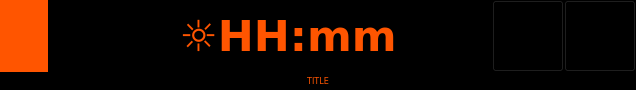
<?xml version="1.0" encoding="UTF-8"?>
<ui version="4.0">
 <class>HeaderPanel</class>
 <widget class="QWidget" name="HeaderPanel">
  <property name="geometry">
   <rect>
    <x>0</x>
    <y>0</y>
    <width>636</width>
    <height>90</height>
   </rect>
  </property>
  <property name="sizePolicy">
   <sizepolicy hsizetype="MinimumExpanding" vsizetype="MinimumExpanding">
    <horstretch>0</horstretch>
    <verstretch>0</verstretch>
   </sizepolicy>
  </property>
  <property name="windowTitle">
   <string>Form</string>
  </property>
  <property name="styleSheet">
   <string notr="true">background-color: rgb(0, 0, 0);</string>
  </property>
  <layout class="QVBoxLayout" name="verticalLayout">
   <property name="spacing">
    <number>0</number>
   </property>
   <property name="margin">
    <number>0</number>
   </property>
   <item>
    <layout class="QHBoxLayout" name="horizontalLayout">
     <property name="spacing">
      <number>0</number>
     </property>
     <item>
      <widget class="HeaderLeds" name="header_leds" native="true">
       <property name="sizePolicy">
        <sizepolicy hsizetype="MinimumExpanding" vsizetype="MinimumExpanding">
         <horstretch>0</horstretch>
         <verstretch>0</verstretch>
        </sizepolicy>
       </property>
       <property name="minimumSize">
        <size>
         <width>48</width>
         <height>72</height>
        </size>
       </property>
       <property name="styleSheet">
        <string notr="true">background-color: rgb(255, 85, 0);</string>
       </property>
      </widget>
     </item>
     <item>
      <widget class="QPushButton" name="pushButton_trend">
       <property name="sizePolicy">
        <sizepolicy hsizetype="MinimumExpanding" vsizetype="MinimumExpanding">
         <horstretch>0</horstretch>
         <verstretch>0</verstretch>
        </sizepolicy>
       </property>
       <property name="minimumSize">
        <size>
         <width>72</width>
         <height>72</height>
        </size>
       </property>
       <property name="maximumSize">
        <size>
         <width>72</width>
         <height>72</height>
        </size>
       </property>
       <property name="font">
        <font>
         <family>DejaVu Sans</family>
         <pointsize>36</pointsize>
        </font>
       </property>
       <property name="focusPolicy">
        <enum>Qt::NoFocus</enum>
       </property>
       <property name="icon">
        <iconset resource="systemicons.qrc">
         <normaloff>:/systemicons/Stock_graph.png</normaloff>:/systemicons/Stock_graph.png</iconset>
       </property>
       <property name="iconSize">
        <size>
         <width>48</width>
         <height>48</height>
        </size>
       </property>
       <property name="flat">
        <bool>true</bool>
       </property>
      </widget>
     </item>
     <item>
      <spacer name="horizontalSpacer_L">
       <property name="orientation">
        <enum>Qt::Horizontal</enum>
       </property>
       <property name="sizeType">
        <enum>QSizePolicy::Maximum</enum>
       </property>
       <property name="sizeHint" stdset="0">
        <size>
         <width>72</width>
         <height>20</height>
        </size>
       </property>
      </spacer>
     </item>
     <item>
      <widget class="QPushButton" name="pushButton_time">
       <property name="sizePolicy">
        <sizepolicy hsizetype="MinimumExpanding" vsizetype="MinimumExpanding">
         <horstretch>0</horstretch>
         <verstretch>0</verstretch>
        </sizepolicy>
       </property>
       <property name="minimumSize">
        <size>
         <width>216</width>
         <height>72</height>
        </size>
       </property>
       <property name="maximumSize">
        <size>
         <width>16777215</width>
         <height>72</height>
        </size>
       </property>
       <property name="font">
        <font>
         <family>DejaVu Sans</family>
         <pointsize>32</pointsize>
         <weight>75</weight>
         <bold>true</bold>
        </font>
       </property>
       <property name="focusPolicy">
        <enum>Qt::NoFocus</enum>
       </property>
       <property name="styleSheet">
        <string notr="true">background-color: rgb(0, 0, 0);
color: rgb(255, 85, 0);</string>
       </property>
       <property name="text">
        <string>☼HH:mm</string>
       </property>
       <property name="flat">
        <bool>true</bool>
       </property>
      </widget>
     </item>
     <item>
      <spacer name="horizontalSpacer_M">
       <property name="orientation">
        <enum>Qt::Horizontal</enum>
       </property>
       <property name="sizeType">
        <enum>QSizePolicy::Maximum</enum>
       </property>
       <property name="sizeHint" stdset="0">
        <size>
         <width>36</width>
         <height>20</height>
        </size>
       </property>
      </spacer>
     </item>
     <item>
      <widget class="QLabel" name="label_icon">
       <property name="sizePolicy">
        <sizepolicy hsizetype="MinimumExpanding" vsizetype="MinimumExpanding">
         <horstretch>0</horstretch>
         <verstretch>0</verstretch>
        </sizepolicy>
       </property>
       <property name="minimumSize">
        <size>
         <width>48</width>
         <height>48</height>
        </size>
       </property>
       <property name="maximumSize">
        <size>
         <width>48</width>
         <height>48</height>
        </size>
       </property>
       <property name="font">
        <font>
         <family>DejaVu Sans</family>
        </font>
       </property>
       <property name="text">
        <string/>
       </property>
       <property name="pixmap">
        <pixmap resource="resources.qrc">:/icons/icons/nymea.png</pixmap>
       </property>
       <property name="scaledContents">
        <bool>true</bool>
       </property>
       <property name="alignment">
        <set>Qt::AlignCenter</set>
       </property>
      </widget>
     </item>
     <item>
      <spacer name="horizontalSpacer_R">
       <property name="orientation">
        <enum>Qt::Horizontal</enum>
       </property>
       <property name="sizeType">
        <enum>QSizePolicy::Maximum</enum>
       </property>
       <property name="sizeHint" stdset="0">
        <size>
         <width>36</width>
         <height>20</height>
        </size>
       </property>
      </spacer>
     </item>
     <item>
      <widget class="ATCMbutton" name="atcmButton_back">
       <property name="sizePolicy">
        <sizepolicy hsizetype="MinimumExpanding" vsizetype="MinimumExpanding">
         <horstretch>0</horstretch>
         <verstretch>0</verstretch>
        </sizepolicy>
       </property>
       <property name="minimumSize">
        <size>
         <width>72</width>
         <height>72</height>
        </size>
       </property>
       <property name="maximumSize">
        <size>
         <width>72</width>
         <height>72</height>
        </size>
       </property>
       <property name="font">
        <font>
         <family>DejaVu Sans</family>
         <pointsize>36</pointsize>
        </font>
       </property>
       <property name="iconSize">
        <size>
         <width>48</width>
         <height>48</height>
        </size>
       </property>
       <property name="toolTip">
        <string/>
       </property>
       <property name="whatsThis">
        <string>ATCMbutton widget</string>
       </property>
       <property name="pageName">
        <string notr="true">BACK</string>
       </property>
       <property name="statusvar">
        <string notr="true"/>
       </property>
       <property name="viewStatus">
        <bool>false</bool>
       </property>
       <property name="visibilityVar">
        <string notr="true"/>
       </property>
       <property name="bgColor">
        <color>
         <red>0</red>
         <green>0</green>
         <blue>0</blue>
        </color>
       </property>
       <property name="fontColor">
        <color>
         <red>255</red>
         <green>85</green>
         <blue>0</blue>
        </color>
       </property>
       <property name="text">
        <string>↶</string>
       </property>
       <property name="pressText">
        <string>↶</string>
       </property>
       <property name="borderWidth">
        <number>0</number>
       </property>
       <property name="borderRadius">
        <number>0</number>
       </property>
      </widget>
     </item>
     <item>
      <widget class="ATCMbutton" name="atcmButton_home">
       <property name="sizePolicy">
        <sizepolicy hsizetype="MinimumExpanding" vsizetype="MinimumExpanding">
         <horstretch>0</horstretch>
         <verstretch>0</verstretch>
        </sizepolicy>
       </property>
       <property name="minimumSize">
        <size>
         <width>72</width>
         <height>72</height>
        </size>
       </property>
       <property name="maximumSize">
        <size>
         <width>72</width>
         <height>16777215</height>
        </size>
       </property>
       <property name="font">
        <font>
         <family>DejaVu Sans</family>
         <pointsize>36</pointsize>
         <weight>50</weight>
         <bold>false</bold>
        </font>
       </property>
       <property name="toolTip">
        <string/>
       </property>
       <property name="whatsThis">
        <string>ATCMbutton widget</string>
       </property>
       <property name="pageName">
        <string>HOME</string>
       </property>
       <property name="statusvar">
        <string notr="true"/>
       </property>
       <property name="viewStatus">
        <bool>false</bool>
       </property>
       <property name="visibilityVar">
        <string notr="true"/>
       </property>
       <property name="bgColor">
        <color>
         <red>0</red>
         <green>0</green>
         <blue>0</blue>
        </color>
       </property>
       <property name="fontColor">
        <color>
         <red>255</red>
         <green>85</green>
         <blue>0</blue>
        </color>
       </property>
       <property name="bgPressColor">
        <color>
         <red>255</red>
         <green>255</green>
         <blue>0</blue>
        </color>
       </property>
       <property name="text">
        <string>☰</string>
       </property>
       <property name="pressText">
        <string>☰</string>
       </property>
       <property name="borderWidth">
        <number>0</number>
       </property>
       <property name="borderRadius">
        <number>0</number>
       </property>
      </widget>
     </item>
    </layout>
   </item>
   <item>
    <widget class="QLabel" name="label_title">
     <property name="enabled">
      <bool>false</bool>
     </property>
     <property name="sizePolicy">
      <sizepolicy hsizetype="MinimumExpanding" vsizetype="MinimumExpanding">
       <horstretch>0</horstretch>
       <verstretch>0</verstretch>
      </sizepolicy>
     </property>
     <property name="minimumSize">
      <size>
       <width>0</width>
       <height>0</height>
      </size>
     </property>
     <property name="maximumSize">
      <size>
       <width>16777215</width>
       <height>18</height>
      </size>
     </property>
     <property name="font">
      <font>
       <family>DejaVu Sans</family>
       <pointsize>6</pointsize>
      </font>
     </property>
     <property name="styleSheet">
      <string notr="true">color: rgb(255, 85, 0);</string>
     </property>
     <property name="text">
      <string>TITLE</string>
     </property>
     <property name="alignment">
      <set>Qt::AlignCenter</set>
     </property>
     <property name="margin">
      <number>2</number>
     </property>
    </widget>
   </item>
  </layout>
 </widget>
 <customwidgets>
  <customwidget>
   <class>ATCMbutton</class>
   <extends>QPushButton</extends>
   <header>atcmplugin.h</header>
  </customwidget>
  <customwidget>
   <class>HeaderLeds</class>
   <extends>QWidget</extends>
   <header>headerleds.h</header>
   <container>1</container>
  </customwidget>
 </customwidgets>
 <resources>
  <include location="systemicons.qrc"/>
  <include location="resources.qrc"/>
 </resources>
 <connections>
  <connection>
   <sender>atcmButton_home</sender>
   <signal>newPage(const char*,bool)</signal>
   <receiver>HeaderPanel</receiver>
   <slot>goto_page(const char*,bool)</slot>
   <hints>
    <hint type="sourcelabel">
     <x>20</x>
     <y>20</y>
    </hint>
    <hint type="destinationlabel">
     <x>20</x>
     <y>20</y>
    </hint>
   </hints>
  </connection>
  <connection>
   <sender>atcmButton_back</sender>
   <signal>newPage(const char*,bool)</signal>
   <receiver>HeaderPanel</receiver>
   <slot>goto_page(const char*,bool)</slot>
   <hints>
    <hint type="sourcelabel">
     <x>20</x>
     <y>20</y>
    </hint>
    <hint type="destinationlabel">
     <x>20</x>
     <y>20</y>
    </hint>
   </hints>
  </connection>
 </connections>
</ui>
